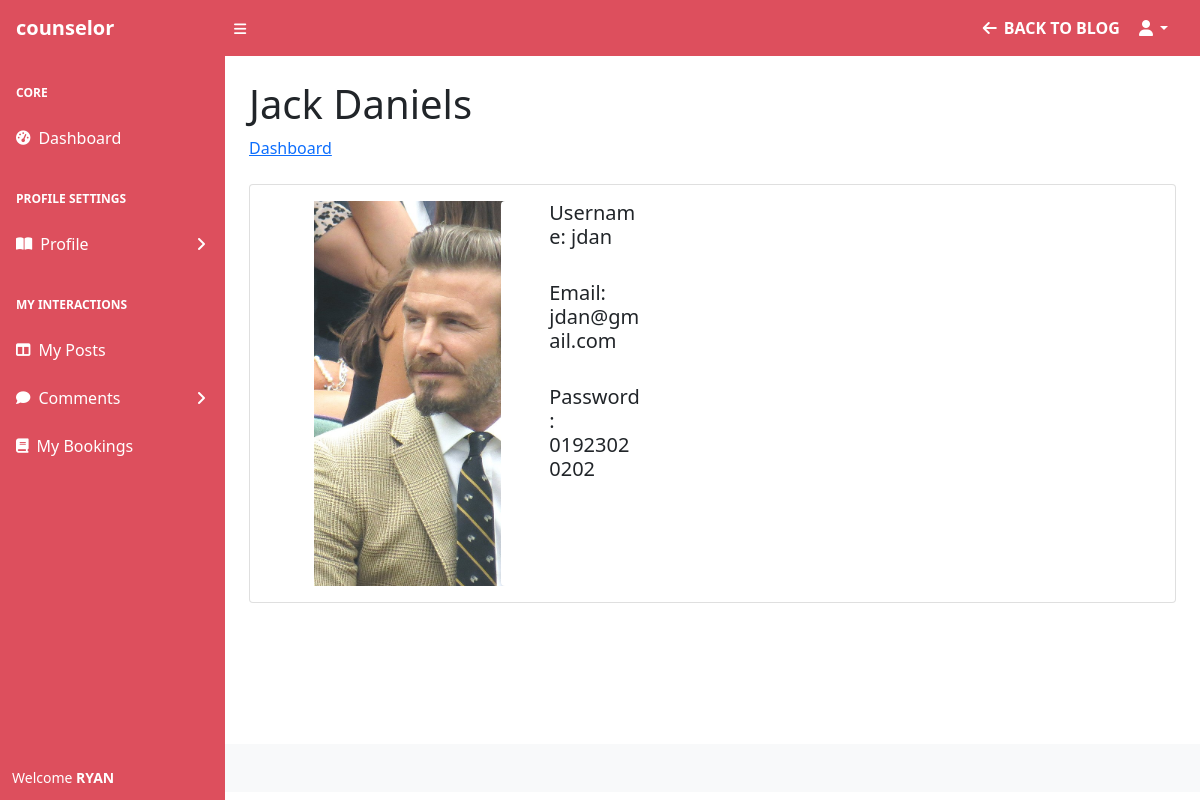
Screenshot of /admin/profile.php?id=12 (signed in) with the database file from the repository.
### tables this page shows
CREATE TABLE `user_type` (
  `type_id` int(11) NOT NULL,
  `role` varchar(255) NOT NULL DEFAULT 'user'
);

CREATE TABLE `users` (
  `id` int(11) NOT NULL,
  `first_name` varchar(255) NOT NULL,
  `last_name` varchar(255) NOT NULL,
  `username` varchar(255) NOT NULL,
  `password` varchar(255) NOT NULL,
  `email` varchar(255) NOT NULL,
  `phone` varchar(255) NOT NULL DEFAULT '12345678911',
  `role` int(11) DEFAULT 3,
  `verified` enum('T','F') DEFAULT 'F',
  `avatar` text DEFAULT 'demo.jpg',
  `area` varchar(255) NOT NULL,
  `city` varchar(255) NOT NULL,
  `state` varchar(255) NOT NULL,
  `speciality` varchar(255) DEFAULT NULL,
  `randSalt` varchar(255) DEFAULT '$2y$10$verycrazystring1234567'
);

### admin/includes/functions.php (called while the page is built, shortened)
<?php
function getRoleByID($id)
{
    global $connection;
    $query = "SELECT role FROM user_type WHERE type_id=$id";
    $res = mysqli_query($connection, $query) or die("Failed" . mysqli_error($connection));
    if ($res) {
        return mysqli_fetch_assoc($res)["role"];
    }
}
function getUserDetailsByID($id)
{
    global $connection;
    $query = "SELECT * FROM users WHERE id=$id";
    $res = mysqli_query($connection, $query) or die("Failed " . mysqli_error($connection));
    if ($res) {
        return mysqli_fetch_assoc($res);
    }
}

### admin/includes/components/profile_pages/view_user.php (the view, shortened to what this page needs)
<?php
$row = getUserDetailsByID($_GET["id"]);
?>
<main>
    <div class="container-fluid px-4">
        <h1 class="mt-4"><?= $row["first_name"] . " " . $row["last_name"] ?></h1>
        <ol class="breadcrumb mb-4">
            <li class="breadcrumb-item"><a href="index.php">Dashboard</a></li>
        </ol>
        <div class="card mb-4">
            <div class="card-body">
                <div class="row gx-lg-5">
                    <div class="col-lg-3">
                        <div class="card border-0 h-100">
                            <div class="container px-lg-5">
                                <img src="../images/avatars/<?php echo $row['avatar'] ?>?1234324" width="300px" alt="">
                            </div>
                        </div>
                    </div>
                    <div class="col-lg-3">
                        <div class="card border-0 h-100">
                            <div class="container px-lg-5">
                                <h5>Username: <?php echo $row["username"] ?></h5>
                                <br>
                                <h5>Email: <?php echo $row["email"] ?></h5>
                                <br>
                                <h5>Password: <?php echo $row["phone"] ?></h5>
                            </div>
                        </div>
                    </div>
                </div>
            </div>
        </div>
    </div>
    </div>

### admin/includes/components/navbar.php (shortened to what this page needs)
<?php
if ($_SESSION["role"] == 2) {
    echo "<nav class='sb-topnav navbar navbar-expand' style='background-color: #dd4f5d; color: white;'>";
} else if ($_SESSION["role"] == 3) {
    echo "<nav class='sb-topnav navbar navbar-expand' style='background-color: #2c447e'>";
} else {
    echo "<nav class='sb-topnav navbar navbar-expand navbar-dark bg-dark'";
}
?>
<a class="navbar-brand ps-3" href="index.php" style="color: white;"> <strong> <?php echo getRoleByID($_SESSION["role"]) ?> </strong> </a>
<button class="btn btn-link btn-sm order-1 order-lg-0 me-4 me-lg-0" id="sidebarToggle" style="color: white;" href="#!"><i class="fas fa-bars"></i></button>
<ul class="navbar-nav ms-auto ms-md-0 me-3 me-lg-4">
    <li class="nav-item">
        <a class="nav-link" href="../index.php" style="color: white;"><i class="fas fa-arrow-left fa-fw"></i> <strong>BACK TO BLOG</strong></a>
    </li>
    <li class="nav-item dropdown">
        <a class="nav-link dropdown-toggle" id="navbarDropdown" href="#" role="button" style="color: white;" data-bs-toggle="dropdown" aria-expanded="false"><i class="fas fa-user fa-fw"></i></a>
    </li>
</ul>
</nav>

### rows the page displays
user_type: role "counselor"
users: first_name "Jack", last_name "Daniels", avatar (picture), username "jdan", email "jdan@gmail.com", phone "01923020202"

### other values shown
$_SESSION["first_name"] "RYAN"
